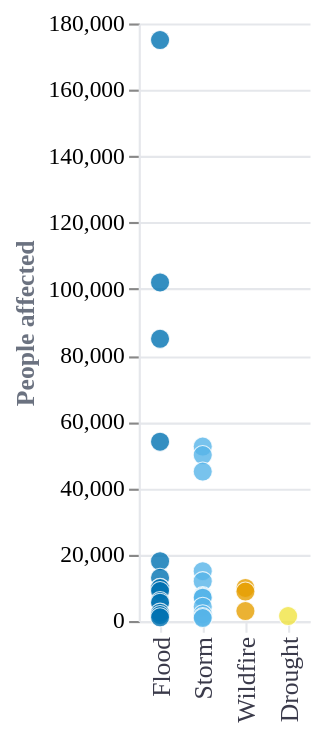

Vega-Lite specification for this chart:
### Vega-Lite specification from a JSON file in a GitHub repository (floating-point values rounded to 4 significant figures)
{"$schema": "https://vega.github.io/schema/vega-lite/v5.json", "description": "Strip plot of people affected per disaster event", "width": "container", "height": 280, "data": {"values": [{"disaster_type": "Flood", "year": 2010, "total_affected": 175000, "label": "2010 QLD floods"}, {"disaster_type": "Flood", "year": 2022, "total_affected": 102000, "label": "2022 QLD/NSW floods"}, {"disaster_type": "Flood", "year": 2022, "total_affected": 85000, "label": "2022 floods"}, {"disaster_type": "Flood", "year": 2022, "total_affected": 54000, "label": "2022 floods"}, {"disaster_type": "Storm", "year": 2014, "total_affected": 52539, "label": "2014 storm"}, {"disaster_type": "Storm", "year": 2025, "total_affected": 50000, "label": "2025 storm"}, {"disaster_type": "Storm", "year": 2017, "total_affected": 45000, "label": "TC Debbie"}, {"disaster_type": "Flood", "year": 2021, "total_affected": 18000, "label": "2021 flood"}, {"disaster_type": "Storm", "year": 2009, "total_affected": 15000, "label": "2009 storm"}, {"disaster_type": "Flood", "year": 2012, "total_affected": 13000, "label": "2012 flood"}, {"disaster_type": "Storm", "year": 2008, "total_affected": 12000, "label": "2008 storm"}, {"disaster_type": "Flood", "year": 2010, "total_affected": 10000, "label": "2010 flood"}, {"disaster_type": "Wildfire", "year": 2009, "total_affected": 9954, "label": "Black Saturday"}, {"disaster_type": "Flood", "year": 2019, "total_affected": 9900, "label": "2019 flood"}, {"disaster_type": "Flood", "year": 2009, "total_affected": 9000, "label": "2009 flood"}, {"disaster_type": "Wildfire", "year": 2019, "total_affected": 8883, "label": "Currowan fire"}, {"disaster_type": "Storm", "year": 2013, "total_affected": 7500, "label": "Ex-TC Oswald"}, {"disaster_type": "Storm", "year": 2011, "total_affected": 7300, "label": "TC Yasi"}, {"disaster_type": "Storm", "year": 2006, "total_affected": 7030, "label": "TC Larry"}, {"disaster_type": "Flood", "year": 2022, "total_affected": 6012, "label": "2022 flood"}, {"disaster_type": "Flood", "year": 2021, "total_affected": 5500, "label": "2021 flood"}, {"disaster_type": "Storm", "year": 2020, "total_affected": 4300, "label": "2020 storm"}, {"disaster_type": "Wildfire", "year": 2006, "total_affected": 3000, "label": "2006 wildfire"}, {"disaster_type": "Flood", "year": 2015, "total_affected": 2500, "label": "2015 flood"}, {"disaster_type": "Storm", "year": 2015, "total_affected": 2000, "label": "2015 storm"}, {"disaster_type": "Flood", "year": 2023, "total_affected": 1800, "label": "2023 flood"}, {"disaster_type": "Drought", "year": 2002, "total_affected": 1500, "label": "2002 drought"}, {"disaster_type": "Storm", "year": 2003, "total_affected": 1200, "label": "2003 storm"}, {"disaster_type": "Flood", "year": 2008, "total_affected": 1100, "label": "2008 flood"}, {"disaster_type": "Storm", "year": 2004, "total_affected": 900, "label": "2004 storm"}]}, "mark": {"type": "circle", "filled": true, "opacity": 0.8, "stroke": "#ffffff", "strokeWidth": 0.5, "tooltip": true}, "encoding": {"x": {"field": "disaster_type", "type": "nominal", "title": null, "sort": ["Flood", "Storm", "Wildfire", "Drought", "Extreme temperature"], "axis": {"labelFontSize": 12, "labelFont": "DM Sans", "labelColor": "#3a3a4a", "domainColor": "#e5e7eb", "tickColor": "#e5e7eb"}}, "y": {"field": "total_affected", "type": "quantitative", "title": "People affected", "axis": {"labelFontSize": 11, "labelFont": "DM Sans", "titleFontSize": 12, "titleFont": "DM Sans", "titleColor": "#6b7280", "gridColor": "#e5e7eb", "domainColor": "#e5e7eb"}}, "color": {"field": "disaster_type", "type": "nominal", "scale": {"domain": ["Flood", "Storm", "Wildfire", "Drought", "Extreme temperature"], "range": ["#0072B2", "#56B4E9", "#E69F00", "#F0E442", "#CC79A7"]}, "legend": null}, "size": {"value": 80}, "tooltip": [{"field": "label", "type": "nominal", "title": "Event"}, {"field": "disaster_type", "type": "nominal", "title": "Type"}, {"field": "year", "type": "quantitative", "title": "Year"}, {"field": "total_affected", "type": "quantitative", "title": "People affected"}]}, "view": {"stroke": null}, "background": "transparent", "config": {"font": "DM Sans"}}
